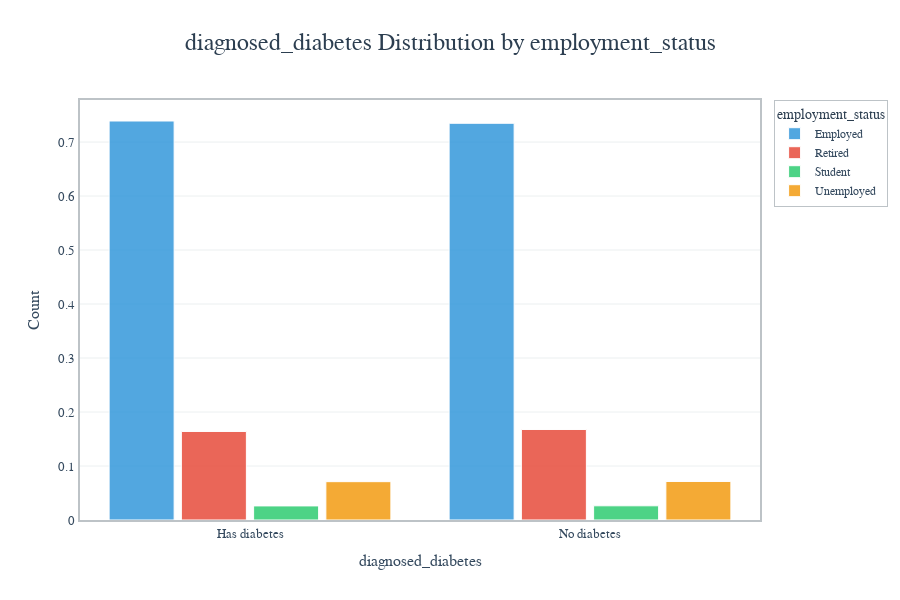

The cell this chart's notebook holds for it:
### Code cell
plot_cross_tabulation(df[target_col_name].astype(int).apply(lambda x : "Has diabetes" if x == 1 else "No diabetes"), df["employment_status"])

### Figure 1 — Plotly figure (JSON) as saved in the notebook; plotly's stock layout.template omitted (floating-point values rounded to 4 significant figures)
{"data": [{"marker": {"color": "#3498db", "line": {"color": "white", "width": 1}}, "name": "Employed", "opacity": 0.85, "type": "bar", "x": ["Has diabetes", "No diabetes"], "y": [0.739, 0.7347]}, {"marker": {"color": "#e74c3c", "line": {"color": "white", "width": 1}}, "name": "Retired", "opacity": 0.85, "type": "bar", "x": ["Has diabetes", "No diabetes"], "y": [0.1639, 0.1676]}, {"marker": {"color": "#2ecc71", "line": {"color": "white", "width": 1}}, "name": "Student", "opacity": 0.85, "type": "bar", "x": ["Has diabetes", "No diabetes"], "y": [0.02608, 0.02627]}, {"marker": {"color": "#f39c12", "line": {"color": "white", "width": 1}}, "name": "Unemployed", "opacity": 0.85, "type": "bar", "x": ["Has diabetes", "No diabetes"], "y": [0.07099, 0.07134]}], "layout": {"bargap": 0.15, "bargroupgap": 0.1, "barmode": "group", "font": {"color": "#2c3e50", "family": "Arial, sans-serif"}, "height": 600, "hovermode": "x unified", "legend": {"bgcolor": "rgba(255,255,255,0.8)", "bordercolor": "#bdc3c7", "borderwidth": 1, "font": {"color": "#34495e", "size": 12}, "title": {"font": {"color": "#2c3e50", "family": "Arial, sans-serif", "size": 14}, "text": "employment_status"}}, "margin": {"b": 80, "l": 80, "r": 50, "t": 100}, "paper_bgcolor": "white", "plot_bgcolor": "white", "title": {"font": {"color": "#2c3e50", "family": "Arial, sans-serif", "size": 24}, "text": "diagnosed_diabetes Distribution by employment_status", "x": 0.5, "xanchor": "center"}, "width": 900, "xaxis": {"linecolor": "#bdc3c7", "linewidth": 2, "mirror": true, "showgrid": false, "showline": true, "tickfont": {"color": "#34495e", "size": 13}, "title": {"font": {"color": "#34495e", "family": "Arial, sans-serif", "size": 16}, "text": "diagnosed_diabetes"}}, "yaxis": {"gridcolor": "#ecf0f1", "gridwidth": 1, "linecolor": "#bdc3c7", "linewidth": 2, "mirror": true, "showgrid": true, "showline": true, "tickfont": {"color": "#34495e", "size": 13}, "title": {"font": {"color": "#34495e", "family": "Arial, sans-serif", "size": 16}, "text": "Count"}, "zeroline": false}}}
